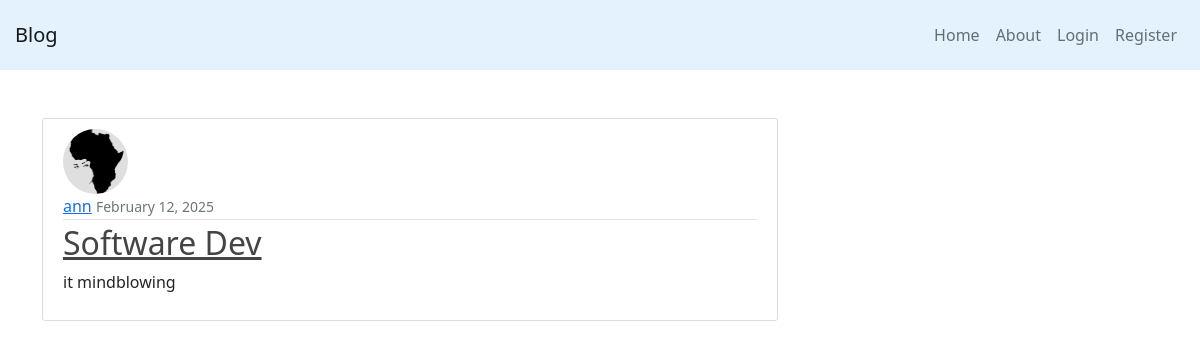
The app's page /, older data.
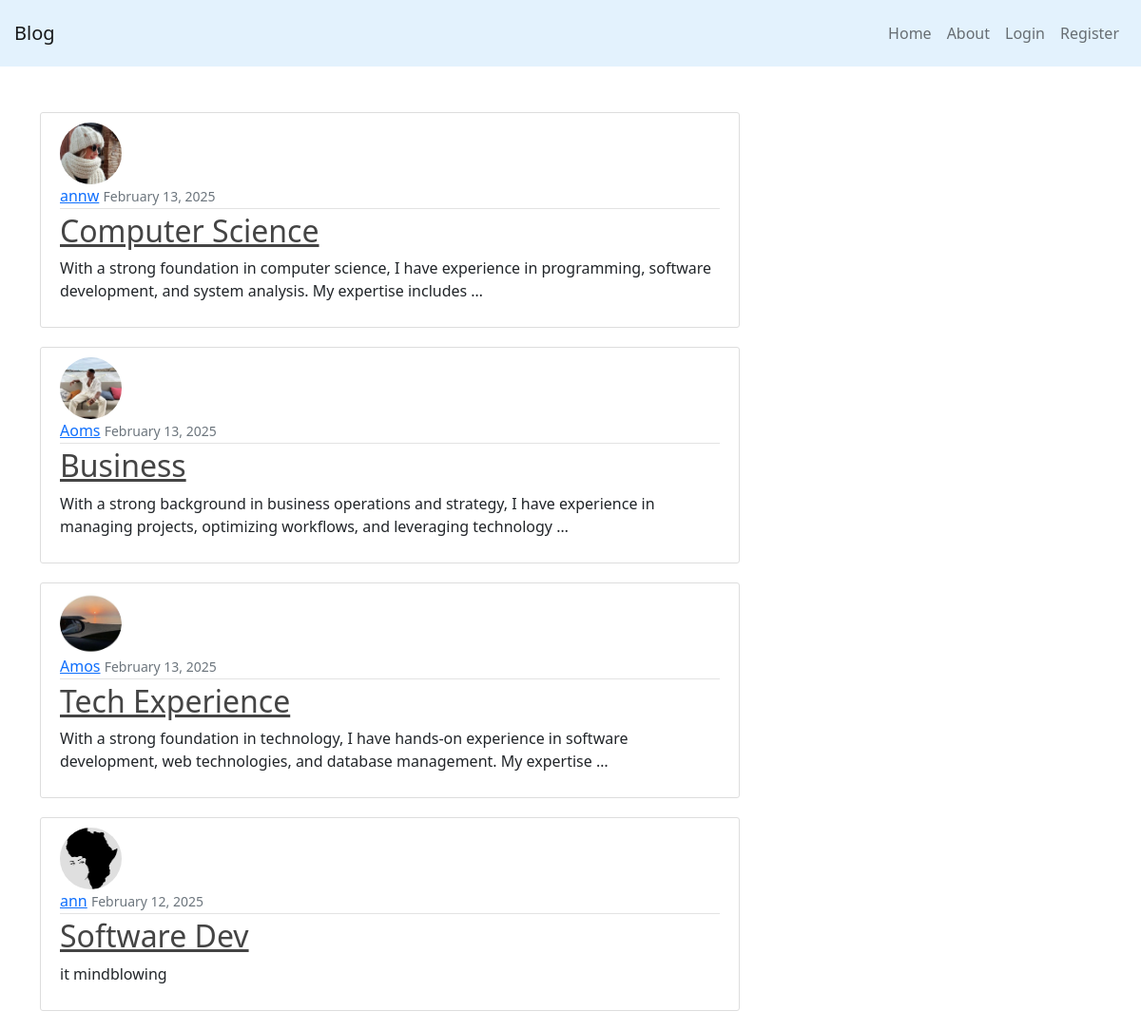
The same page, newer data.
### blog_app/models.py (models this page shows, shortened)
class Post(models.Model):
    title = models.CharField(max_length=255)
    content = models.TextField()
    excerpt = models.TextField()
    date_created = models.DateTimeField(default=timezone.now)
    author = models.ForeignKey(User, on_delete=models.CASCADE)

### users/models.py (models this page shows, shortened)
class UserProfile(models.Model):
    user = models.OneToOneField(User, on_delete=models.CASCADE, related_name="profile")
    profile_pic = models.ImageField(upload_to="profile_pics", default="profile_pics/default.jpeg")

### blog_app/views.py (the view)
# urls.py: path("", PostListView.as_view(), name='blog-home'),
class PostListView(ListView):
    model = Post
    template_name = "blog_app/home.html"
    context_object_name = "posts"
    ordering = ["-date_created"]

### blog_app/templates/blog_app/home.html
{% extends "blog_app/base.html" %}
{% block content %}
{% for post in posts %}
<article class="media content-section">
    <img class="rounded-circle article-img" src="{{ post.author.profile.profile_pic.url }}">
    <div class="media-body">
      <div class="article-metadata">
        <a class="mr-2" href="{% url 'user-post' post.author.id %}">{{ post.author.username }}</a>
        <small class="text-muted">{{ post.date_created|date:"F d, Y" }}</small>
      </div>
      <h2><a class="article-title" href="{% url 'post-detail' post.id %}">{{ post.title }}</a></h2>
      <p>{{ post.content|striptags|truncatewords:20 }}</p>
    </div>
</article>
{% empty %}
  <p>No posts found.</p>
{% endfor %}
{% endblock %}

### blog_app/templates/blog_app/base.html (shortened to what this page needs)
{% load static %}
<!DOCTYPE html>
<html lang="en">
<head>
    <link href="https://cdn.jsdelivr.net/npm/bootstrap@5.2.3/dist/css/bootstrap.min.css" rel="stylesheet"
>
    <link rel="stylesheet" href="{% static 'blog_app/main.css' %}">
</head>
<body>
    <header>
        <nav class="navbar navbar-expand-lg navbar-light" style="background-color: #E3F2FD; padding: 15px;">
            <a class="navbar-brand" href="{% url 'blog-home' %}">Blog</a>
            <div class="collapse navbar-collapse" id="navbarText">
                <ul class="navbar-nav ms-auto">
                    <li class="nav-item">
                        <a class="nav-link" href="{% url 'blog-home' %}">Home</a>
                    </li>
                    <li class="nav-item">
                        <a class="nav-link" href="{% url 'blog-about' %}">About</a>
                    </li>
                    {% if user.is_authenticated %}
                        <li class="nav-item">
                            <a class="nav-link" href="{% url 'users-logout' %}">Logout</a>
                        </li>
                        <li class="nav-item">
                            <a class="nav-link" href="{% url 'users-profile' %}">Profile</a>
                        </li>
                    {% else %}
                        <li class="nav-item">
                            <a class="nav-link" href="{% url 'users-login' %}">Login</a>
                        </li>
                        <li class="nav-item">
                            <a class="nav-link" href="{% url 'users-register' %}">Register</a>
                        </li>
                    {% endif %}
                </ul>
            </div>
        </nav>
    </header>
    <div class="container mt-5">
        <div class="row">
            <div class="col-md-8">
                {% block content %}{% endblock %}
            </div>
        </div>
    </div>
</body>
</html>

### blog_app/static/blog_app/main.css (style rules this page uses)
.content-section { background: #ffffff; padding: 10px 20px; border: 1px solid #dddddd; border-radius: 3px; margin-bottom: 20px; }
.article-title { color: #444444; }
.article-img { height: 65px; width: 65px; margin-right: 16px; }
.article-metadata { padding-bottom: 1px; margin-bottom: 4px; border-bottom: 1px solid #e3e3e3 }

Row changes from the older to the newer data that the page shows:
added Post: author.profile.profile_pic (picture), author.username "annw", date_created "February 13, 2025", title "Computer Science", content "With a strong foundation in computer science, I have experience in programming, software development, and system analysis. My expertise includes …"
added Post: author.profile.profile_pic (picture), author.username "Aoms", date_created "February 13, 2025", title "Business", content "With a strong background in business operations and strategy, I have experience in managing projects, optimizing workflows, and leveraging technology …"
added Post: author.profile.profile_pic (picture), author.username "Amos", date_created "February 13, 2025", title "Tech Experience", content "With a strong foundation in technology, I have hands-on experience in software development, web technologies, and database management. My expertise …"
